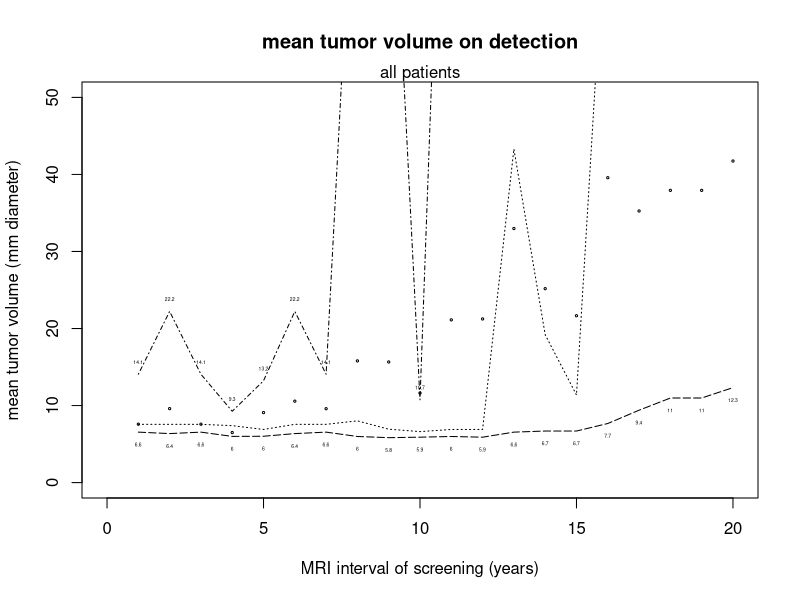
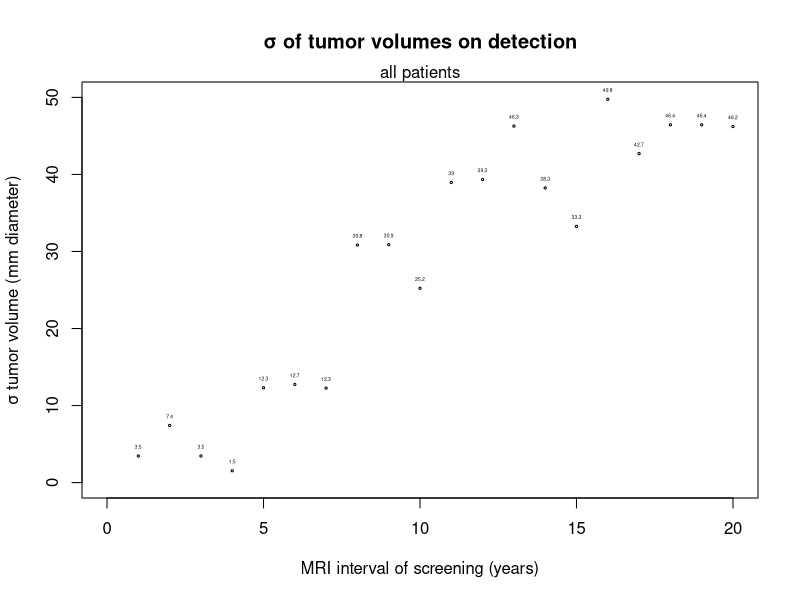
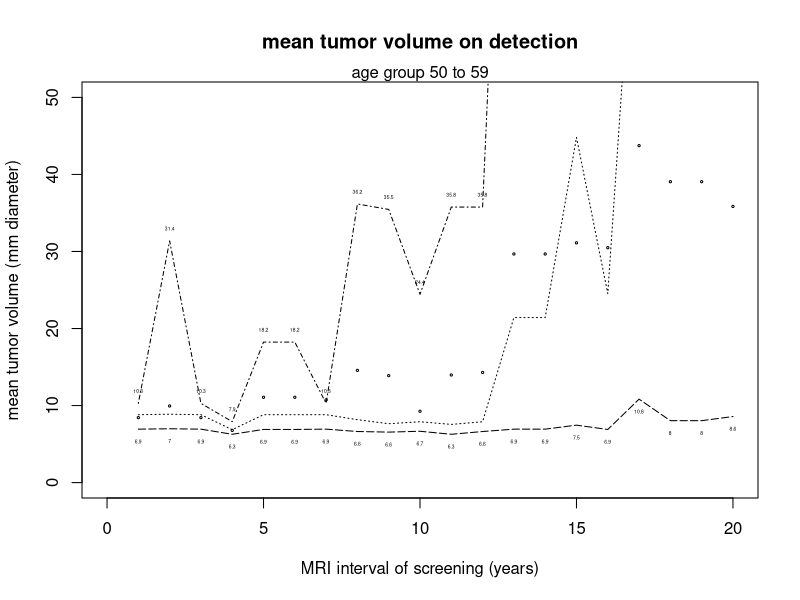
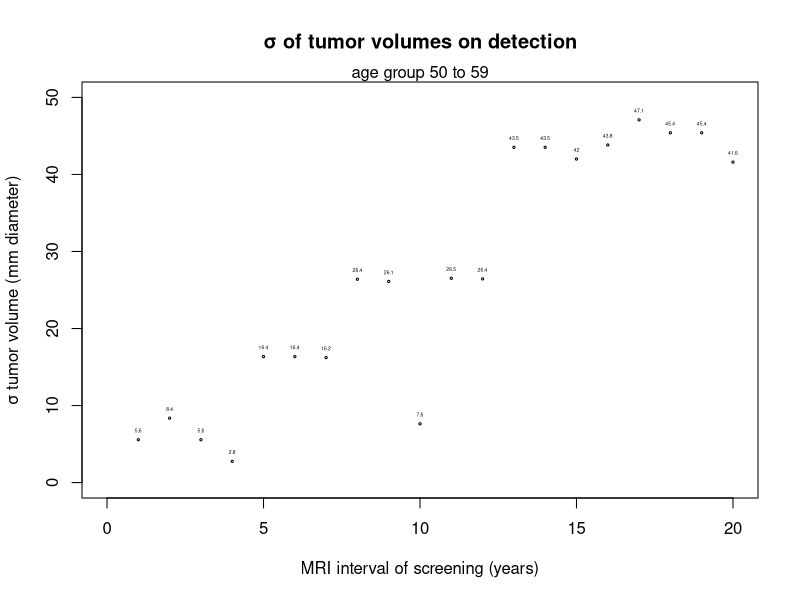
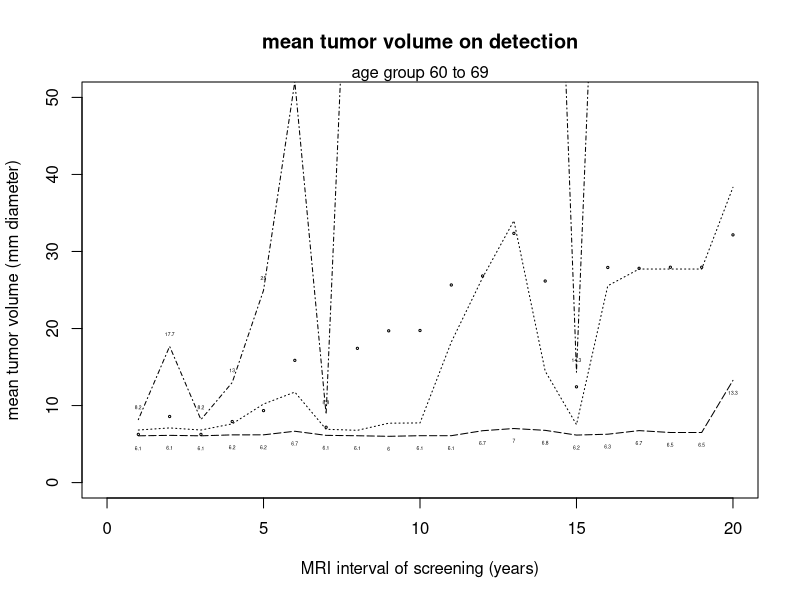
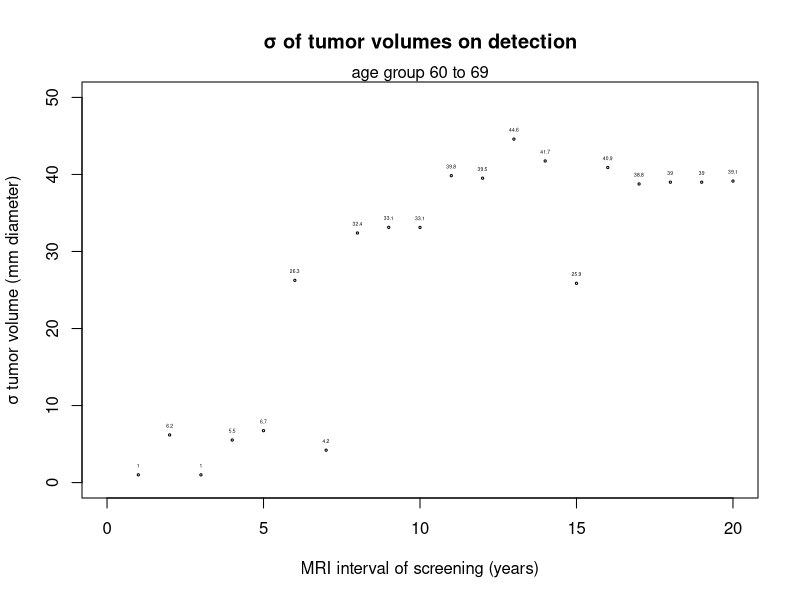
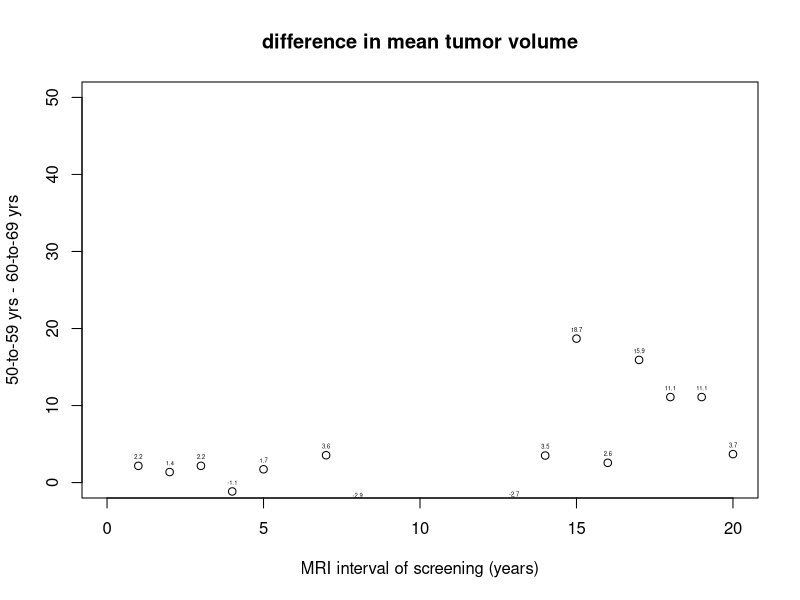
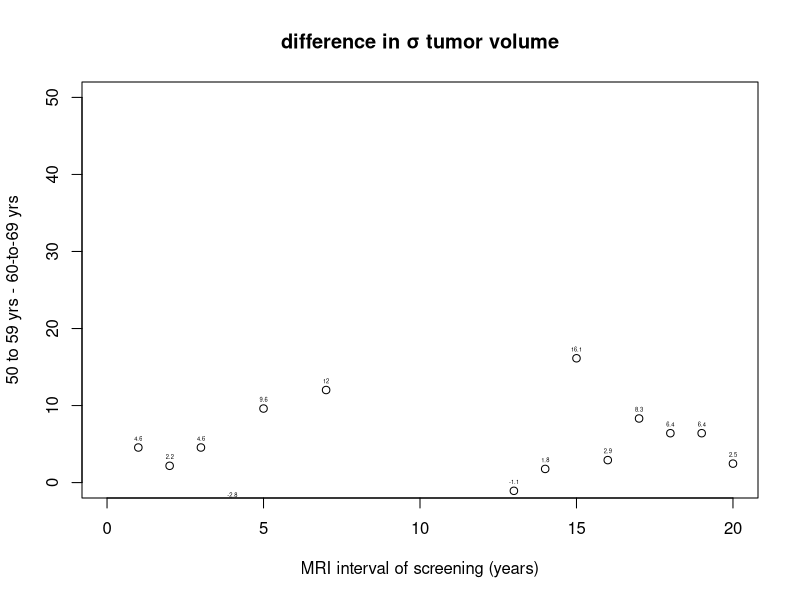

R code for these plots, in order: (Note: this script raises an error after producing the figures.)
# {α1, α2, β1, β2} = {1.07, 1.31, 1.47, 6.51}  / assuming cell size = 0.001 mm
set.seed(4)

intervals <- seq(1,20)

vol = function(t, k){ 128 / (1 + ((128/.001)^.25 - .001) * exp(-.25*k*t))^4}

generate_K <- function(α1, α2) {
  #https://msalganik.wordpress.com/2017/01/21/making-sense-of-the-rlnorm-function-in-r/
  
  m <- α1
  s <- α2
  location <- log(m^2 / sqrt(s^2 + m^2))
  shape <- sqrt(log(1 + (s^2 / m^2)))
  k_Values <- rlnorm(n=1, location, shape)
  
  return(k_Values)
}


generate_tumor <- function(α1, α2, interval) {
  
  k <- generate_K(α1, α2)
  tumor_year <- sample(0:interval, 1, replace = FALSE)
  tumor_time_upper <-30
  
  while (TRUE) {
    size <- vol(tumor_year, k)
    if (size >= 5 | tumor_year >= tumor_time_upper)
      break;
    tumor_year <- tumor_year + 1
  }
  
  if (tumor_year >= tumor_time_upper){
    generate_tumor(α1, α2, interval) #search for another tumor
  }
  else
    return(size)
    #return( c(tumor_year=tumor_year, size= size , vol(tumor_year+1, k), vol(tumor_year+2, k),vol(tumor_year+3, k), k=k))
    #return( c(α1=α1, α2=α2,tumor_year=tumor_year, k=k))

}

pCA <- 0.02
gen_Ca <- function(age) { sample(c('Benign', 'CA'), size = 1, replace = TRUE, c(1 - pCA, pCA))}

apply_genTumor <- function(cancerStatus, interval, α1, α2) {
    
  if (cancerStatus != 'CA')
    return (NA)
  else
    return (generate_tumor(α1, α2,interval))
}


intervalApply <- function(interval, α1, α2, seed){
  
  print(interval)
  
  n <- 1000
  
  set.seed(seed)
  ages <-sample(40:70, n, replace = TRUE)
  data = data.frame(ages)
  data$BenignVsCA <- mapply(gen_Ca, ages)
  data$Tumors<- mapply(apply_genTumor, interval=interval, α1 = α1 , α2 = α2, data$BenignVsCA)
  m <- mean(data[data$BenignVsCA == "CA",]$Tumors)
  sd <- sd(data[data$BenignVsCA == "CA",]$Tumors)
  q95 <- quantile(data[data$BenignVsCA == "CA",]$Tumors, .95)
  q75 <- quantile(data[data$BenignVsCA == "CA",]$Tumors, .75)
  q50 <- quantile(data[data$BenignVsCA == "CA",]$Tumors, .50)
  
  return(list(mean=m, sd=sd, q95=q95, q75=q75, q50=q50))
}

generateData <- function(α1, α2, title){
  
  results <- mapply(intervalApply, intervals, α1 = α1 , α2 = α2, 5)
  
  results <- sapply(results, function(x)unlist(x))
  
  mean_volume <- results[c(TRUE, FALSE, FALSE, FALSE, FALSE)]
  sd_volume <- results[c(FALSE, TRUE, FALSE, FALSE, FALSE)]
  p95 <- results[c(FALSE, FALSE, TRUE, FALSE, FALSE)]
  p75 <- results[c(FALSE, FALSE, FALSE, TRUE, FALSE)]
  p50 <- results[c(FALSE, FALSE, FALSE, FALSE, TRUE)]    
  
  png(filename=paste0("/Users/akshaygoel/Desktop/α1-", α1,"-α2-",α2,"-mean.png"), width = 4, height = 5, units = 'in', res = 150)
  plot(mean_volume, ylim=c(0,50), xlim=c(0,20), cex = 0.30, main="mean tumor volume on detection", xlab="MRI interval of screening (years)", ylab="mean tumor volume (mm diameter)")
  
  lines(p95, lty = "dotdash")
  lines(p75, lty = "dotted")
  lines(p50, lty = "longdash")
    
  mtext(paste0(title))
  
  # text(intervals, mean_volume + 1.2, paste(round(mean_volume, digits = 1)), cex=0.30)
  
  text(intervals, p95 + 1.6, paste(round(p95, digits = 1)), cex=0.30)
  
  text(intervals, p50 - 1.6, paste(round(p50, digits = 1)), cex=0.30)
  
  dev.off()
  
  png(filename=paste0("/Users/akshaygoel/Desktop/α1-", α1,"-α2-",α2,"-sd.png"),, width = 4, height = 5, units = 'in', res = 150)
  plot(sd_volume, ylim=c(0,50), xlim=c(0,20), cex = 0.30, main="σ of tumor volumes on detection",  xlab="MRI interval of screening (years)", ylab="σ tumor volume (mm diameter)")
  mtext(paste0(title))
  text(intervals, sd_volume + 1.2, paste(round(sd_volume, digits = 1)), cex=0.30)
  dev.off()
  
  return(list(mean_volume,sd_volume))

}

generateTumorGraph <- function(α1, α2, title){
  apply_gen = function(x){generate_tumor(α1, α2,1)}
  
  sample <-seq(1, 1000) 
  
  r <- mapply(apply_gen, sample)
  
  png(filename=paste0("/Users/akshaygoel/Desktop/tumors-visual-",α1,"-α2-",α2,".png"),, width = 8, height = 10, units = 'in', res = 300)
  plot(r, main="individual tumor volumes",  xlab="patient index", ylab="volume (mm diameter)")
  mtext(paste0(title, " (300 patients,  α1 ", α1, "  α2 ", α2,")"))
  dev.off()

}

all <- generateData(1.07, 1.31, "all patients")
young <- generateData(1.38, 1.36,  "age group 50 to 59")
old <- generateData(0.70, 1.18, "age group 60 to 69")


young_vs_old_mean <- unlist(young[1])-unlist(old[1])
young_vs_old_sd <- unlist(young[2])-unlist(old[2])



png(filename=paste0("/Users/akshaygoel/Desktop/young-mean-vs-old-mean.png"), width = 4, height = 5, units = 'in', res = 150)
plot(young_vs_old_mean, main="difference in mean tumor volume", ylim=c(0,50), xlim=c(0,20),  xlab="MRI interval of screening (years)", ylab="50-to-59 yrs - 60-to-69 yrs")
text(intervals, young_vs_old_mean + 1.2, paste(round(young_vs_old_mean, digits = 1)), cex=0.35)
dev.off()

png(filename=paste0("/Users/akshaygoel/Desktop/young-mean-vs-old-sd.png"), width = 4, height = 5, units = 'in', res = 150)
plot(young_vs_old_sd, main="difference in σ tumor volume", ylim=c(0,50), xlim=c(0,20),  xlab="MRI interval of screening (years)", ylab="50 to 59 yrs - 60-to-69 yrs")
text(intervals, young_vs_old_sd + 1.2, paste(round(young_vs_old_sd, digits = 1)), cex=0.35)
dev.off()


generateTumorGraph(1.07, 1.31, "all patients")
generateTumorGraph(1.38, 1.36, "age group 50 to 59")
generateTumorGraph(0.70, 1.18, "age group 60 to 69")


results <- mapply(intervalApply, intervals, α1 = α1 , α2 = α2, seed = 3)
results <- sapply(results, function(x) unlist(x))
mean_volume <- results[c(TRUE, FALSE, FALSE, FALSE)]
sd_volume <- results[c(FALSE, TRUE, FALSE, FALSE)]






plot(sd_volume, ylim=c(0,50), main="σ of tumor volumes on MRI detection",  xlab="MRI interval of screening (years)", ylab="sd tumor volume mm")


intervalApply3 <- function(interval, α1, α2){
  n <- 1000
  set.seed(4)
  ages <-sample(40:70, n, replace = TRUE)
  data = data.frame(ages)
  data$BenignVsCA <- mapply(gen_Ca, ages)
  data$Tumors<- mapply(apply_genTumor, interval=interval, data$BenignVsCA, α1, α2)
  return(data[data$BenignVsCA == "CA",]$Tumors)
}


x<-rnorm(10)

plot()

lines(x, col="green")



# For all age groups combined, model parameters were estimated as 
# {α1, α2, β1, β2} = {1.07, 1.31, 1.47, 6.51}, while the two age 
# groups 50 to 59 years and 60 to 69 years gave estimates of
# {1.38, 1.36, 1.50, 6.33} and {0.70, 1.18, 1.46, 6.65}, respectively. 




#lapply(results, function(x) write.table( data.frame(x), 'test.csv'  , append= T, sep=',' ))



write.table(
  data$BenignVsCA,
  na = "",
  file = "tumorSizes.csv",
  sep = ",",
  col.names = NA,
  qmethod = "double"
)





vol = function(t, k){ 128 / (1 + ((128/.001)^.25 - 1) * exp(-.25*k*t))^4}

volumes <-mapply(vol, t=3, k_Values)
mean(volumes)

plot(volumes, ylim=c(0,128))

mriDetect <- function(k, t_0, t_1){vol(3,k) < t_0 & vol(4,k) > t_1 }

filter <- mapply(mriDetect, k_Values, t_0 = 3, t_1 = 4)

plot(volumes[filter], ylim=c(0,128))






#check change in tumor after 1.7 years
ratio = function(k) {vol(2.7,k)/vol(1, k)}
ratio_Values <- mapply(ratio,k_Values)
mean(ratio_Values)








Vmax <- 128
cell <- .01

t <- 0
denominator <- (1 + ((Vmax/cell)^.25 - 1) * exp(-.25*k*t))^4

Vi_0 <- Vmax / denominator
Vi_0 

t <- 1.7
denominator <- (1 + ((Vmax/cell)^.25 - 1) * exp(-.25*k*t))^4

Vi_1 <- Vmax / denominator
Vi_1

#Overall, the mean time taken to grow from 10 mm to 20 mm was estimated as 1.7 years



#curve(eq, from=0, to=1.5, xlab="time", ylab="growth")

